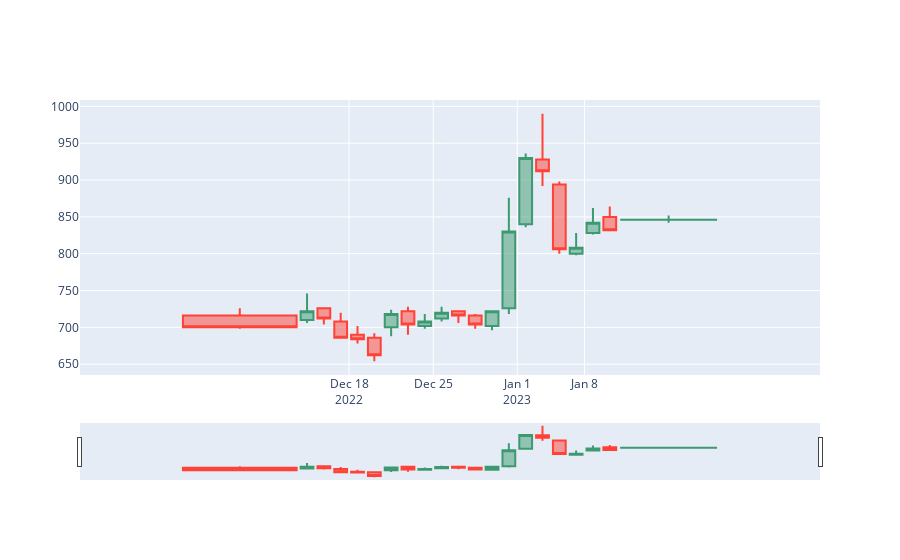

Source (notebook cell):
### Code cell
from datetime import timedelta
import yfinance as yf
import plotly.graph_objects as go

df = yf.download(tickers='DELTA.BK', period='1mo', interval='1d')
fig = go.Figure()
fig.add_trace(go.Candlestick(x=df.index,
                open=df.Open,
                high=df.High,
                low=df.Low,
                close=df.Close, name = 'market data'))

df_resample = df.resample('H').max()
merged_index  = df.index.append(df_resample.index)
timegap = merged_index[~merged_index.duplicated(keep = False)]

fig.update_xaxes( rangebreaks=[ dict(values = timegap, dvalue = 3600000) ])

# alldays =set(data.Datetime[0]+timedelta(x) for x in range((data.Datetime[len(data.Datetime)-1]- data.Datetime[0]).days))
# missing=sorted(set(alldays)-set(data.Datetime))
# fig.update_xaxes(rangebreaks=[dict(values=missing)])

# fig.update_xaxes(
#         rangeslider_visible=True,
#         rangebreaks=[
#             # NOTE: Below values are bound (not single values), ie. hide x to y
#             dict(bounds=["sat", "mon"]),  # hide weekends, eg. hide sat to before mon
#             # dict(bounds=[16.5, 8.5], pattern="hour"),  # hide hours outside of 8.30am-4.30pm
#         ]
#     )

fig.update_yaxes(fixedrange=False)
fig.show()
print(timegap)

### Figure 1 — Plotly figure (JSON) as saved in the notebook; plotly's stock layout.template omitted (floating-point values rounded to 4 significant figures; data arrays with more than 128 entries replaced by an {"elided": "..."} marker saying what was removed)
{"data": [{"close": [700, 722, 712, 686, 684, 662, 718, 704, 708, 720, 716, 704, 722, 830, 930, 912, 806, 808, 842, 832, 846], "high": [726, 746, 726, 720, 702, 692, 724, 728, 718, 728, 722, 718, 722, 876, 936, 990, 898, 828, 862, 864, 852], "low": [698, 706, 704, 686, 678, 654, 688, 690, 698, 708, 706, 698, 696, 718, 836, 892, 800, 798, 826, 832, 842], "name": "market data", "open": [716, 710, 726, 708, 690, 686, 700, 722, 702, 712, 722, 716, 702, 726, 840, 928, 894, 800, 828, 850, 846], "type": "candlestick", "x": ["2022-12-13T00:00:00", "2022-12-14T00:00:00", "2022-12-15T00:00:00", "2022-12-16T00:00:00", "2022-12-19T00:00:00", "2022-12-20T00:00:00", "2022-12-21T00:00:00", "2022-12-22T00:00:00", "2022-12-23T00:00:00", "2022-12-26T00:00:00", "2022-12-27T00:00:00", "2022-12-28T00:00:00", "2022-12-29T00:00:00", "2022-12-30T00:00:00", "2023-01-03T00:00:00", "2023-01-04T00:00:00", "2023-01-05T00:00:00", "2023-01-06T00:00:00", "2023-01-09T00:00:00", "2023-01-10T00:00:00", "2023-01-11T00:00:00"]}], "layout": {"xaxis": {"rangebreaks": [{"dvalue": 3600000, "values": {"elided": "676 str values"}}]}, "yaxis": {"fixedrange": false}}}
